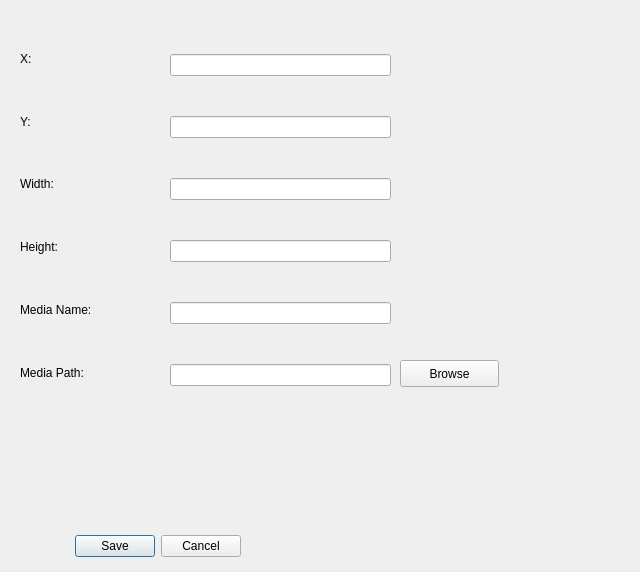
<?xml version="1.0" encoding="UTF-8"?>
<ui version="4.0">
 <class>Dialog</class>
 <widget class="QDialog" name="Dialog">
  <property name="geometry">
   <rect>
    <x>0</x>
    <y>0</y>
    <width>640</width>
    <height>572</height>
   </rect>
  </property>
  <property name="windowTitle">
   <string>Dialog</string>
  </property>
  <widget class="QDialogButtonBox" name="buttonBox">
   <property name="geometry">
    <rect>
     <x>60</x>
     <y>530</y>
     <width>181</width>
     <height>32</height>
    </rect>
   </property>
   <property name="orientation">
    <enum>Qt::Horizontal</enum>
   </property>
   <property name="standardButtons">
    <set>QDialogButtonBox::Cancel|QDialogButtonBox::Save</set>
   </property>
  </widget>
  <widget class="QWidget" name="verticalLayoutWidget">
   <property name="geometry">
    <rect>
     <x>20</x>
     <y>30</y>
     <width>147</width>
     <height>371</height>
    </rect>
   </property>
   <layout class="QVBoxLayout" name="verticalLayout">
    <item>
     <widget class="QLabel" name="label_3">
      <property name="text">
       <string>X:</string>
      </property>
     </widget>
    </item>
    <item>
     <widget class="QLabel" name="label_2">
      <property name="text">
       <string>Y:</string>
      </property>
     </widget>
    </item>
    <item>
     <widget class="QLabel" name="label">
      <property name="text">
       <string>Width:</string>
      </property>
     </widget>
    </item>
    <item>
     <widget class="QLabel" name="label_5">
      <property name="text">
       <string>Height:</string>
      </property>
     </widget>
    </item>
    <item>
     <widget class="QLabel" name="label_7">
      <property name="text">
       <string>Media Name:</string>
      </property>
     </widget>
    </item>
    <item>
     <widget class="QLabel" name="label_6">
      <property name="text">
       <string>Media Path:</string>
      </property>
     </widget>
    </item>
   </layout>
  </widget>
  <widget class="QWidget" name="verticalLayoutWidget_2">
   <property name="geometry">
    <rect>
     <x>170</x>
     <y>20</y>
     <width>221</width>
     <height>401</height>
    </rect>
   </property>
   <layout class="QVBoxLayout" name="verticalLayout_2">
    <item>
     <widget class="QLineEdit" name="X_LE"/>
    </item>
    <item>
     <widget class="QLineEdit" name="Y_LE"/>
    </item>
    <item>
     <widget class="QLineEdit" name="Width_LE"/>
    </item>
    <item>
     <widget class="QLineEdit" name="Height_LE"/>
    </item>
    <item>
     <widget class="QLineEdit" name="Media_Name_LE"/>
    </item>
    <item>
     <widget class="QLineEdit" name="Media_Path_LE"/>
    </item>
   </layout>
  </widget>
  <widget class="QPushButton" name="pushButton">
   <property name="geometry">
    <rect>
     <x>400</x>
     <y>360</y>
     <width>99</width>
     <height>27</height>
    </rect>
   </property>
   <property name="text">
    <string>Browse</string>
   </property>
  </widget>
 </widget>
 <resources/>
 <connections>
  <connection>
   <sender>buttonBox</sender>
   <signal>accepted()</signal>
   <receiver>Dialog</receiver>
   <slot>accept()</slot>
   <hints>
    <hint type="sourcelabel">
     <x>248</x>
     <y>254</y>
    </hint>
    <hint type="destinationlabel">
     <x>157</x>
     <y>274</y>
    </hint>
   </hints>
  </connection>
  <connection>
   <sender>buttonBox</sender>
   <signal>rejected()</signal>
   <receiver>Dialog</receiver>
   <slot>reject()</slot>
   <hints>
    <hint type="sourcelabel">
     <x>316</x>
     <y>260</y>
    </hint>
    <hint type="destinationlabel">
     <x>286</x>
     <y>274</y>
    </hint>
   </hints>
  </connection>
 </connections>
</ui>
